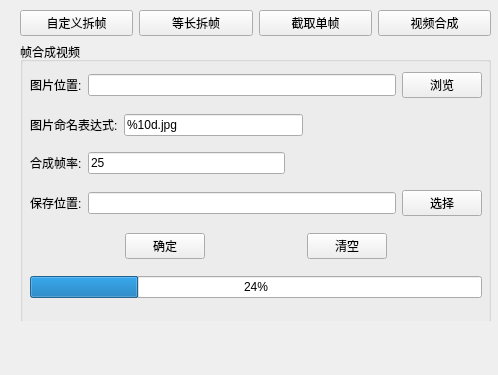
<?xml version="1.0" encoding="UTF-8"?>
<ui version="4.0">
 <class>Frame_Handle_Form</class>
 <widget class="QWidget" name="Frame_Handle_Form">
  <property name="geometry">
   <rect>
    <x>0</x>
    <y>0</y>
    <width>498</width>
    <height>375</height>
   </rect>
  </property>
  <property name="minimumSize">
   <size>
    <width>498</width>
    <height>375</height>
   </size>
  </property>
  <property name="maximumSize">
   <size>
    <width>498</width>
    <height>375</height>
   </size>
  </property>
  <property name="windowTitle">
   <string>帧处理</string>
  </property>
  <property name="windowIcon">
   <iconset resource="image.qrc">
    <normaloff>:/image/icon.png</normaloff>:/image/icon.png</iconset>
  </property>
  <widget class="QLabel" name="label_msg">
   <property name="geometry">
    <rect>
     <x>20</x>
     <y>340</y>
     <width>451</width>
     <height>17</height>
    </rect>
   </property>
   <property name="minimumSize">
    <size>
     <width>451</width>
     <height>17</height>
    </size>
   </property>
   <property name="maximumSize">
    <size>
     <width>451</width>
     <height>17</height>
    </size>
   </property>
   <property name="styleSheet">
    <string notr="true">color:rgb(239, 41, 41)</string>
   </property>
   <property name="text">
    <string/>
   </property>
  </widget>
  <widget class="QWidget" name="layoutWidget">
   <property name="geometry">
    <rect>
     <x>20</x>
     <y>10</y>
     <width>471</width>
     <height>311</height>
    </rect>
   </property>
   <layout class="QVBoxLayout" name="verticalLayout_6">
    <item>
     <layout class="QHBoxLayout" name="horizontalLayout">
      <item>
       <widget class="QPushButton" name="mode1_btn">
        <property name="text">
         <string>自定义拆帧</string>
        </property>
       </widget>
      </item>
      <item>
       <widget class="QPushButton" name="mode2_btn">
        <property name="text">
         <string>等长拆帧</string>
        </property>
       </widget>
      </item>
      <item>
       <widget class="QPushButton" name="mode3_btn">
        <property name="text">
         <string>截取单帧</string>
        </property>
       </widget>
      </item>
      <item>
       <widget class="QPushButton" name="mode4_btn">
        <property name="text">
         <string>视频合成</string>
        </property>
       </widget>
      </item>
     </layout>
    </item>
    <item>
     <layout class="QVBoxLayout" name="verticalLayout_4">
      <item>
       <widget class="QStackedWidget" name="stackedWidget">
        <property name="currentIndex">
         <number>3</number>
        </property>
        <widget class="QWidget" name="page_0">
         <widget class="QGroupBox" name="groupBox_1">
          <property name="geometry">
           <rect>
            <x>10</x>
            <y>10</y>
            <width>451</width>
            <height>251</height>
           </rect>
          </property>
          <property name="title">
           <string>自定义时长拆帧</string>
          </property>
          <widget class="QWidget" name="layoutWidget">
           <property name="geometry">
            <rect>
             <x>10</x>
             <y>20</y>
             <width>432</width>
             <height>222</height>
            </rect>
           </property>
           <layout class="QVBoxLayout" name="verticalLayout">
            <item>
             <layout class="QHBoxLayout" name="horizontalLayout_2">
              <item>
               <widget class="QLabel" name="label">
                <property name="text">
                 <string>开始时刻:</string>
                </property>
               </widget>
              </item>
              <item>
               <widget class="QLineEdit" name="mode1_start_text"/>
              </item>
              <item>
               <spacer name="horizontalSpacer_14">
                <property name="orientation">
                 <enum>Qt::Horizontal</enum>
                </property>
                <property name="sizeHint" stdset="0">
                 <size>
                  <width>40</width>
                  <height>20</height>
                 </size>
                </property>
               </spacer>
              </item>
              <item>
               <widget class="QPushButton" name="mode1_start_btn">
                <property name="text">
                 <string>选择/ms</string>
                </property>
               </widget>
              </item>
             </layout>
            </item>
            <item>
             <layout class="QHBoxLayout" name="horizontalLayout_3">
              <item>
               <widget class="QLabel" name="label_2">
                <property name="text">
                 <string>结束时刻:</string>
                </property>
               </widget>
              </item>
              <item>
               <widget class="QLineEdit" name="mode1_stop_text"/>
              </item>
              <item>
               <spacer name="horizontalSpacer_15">
                <property name="orientation">
                 <enum>Qt::Horizontal</enum>
                </property>
                <property name="sizeHint" stdset="0">
                 <size>
                  <width>40</width>
                  <height>20</height>
                 </size>
                </property>
               </spacer>
              </item>
              <item>
               <widget class="QPushButton" name="mode1_stop_btn">
                <property name="text">
                 <string>选择/ms</string>
                </property>
               </widget>
              </item>
             </layout>
            </item>
            <item>
             <layout class="QHBoxLayout" name="horizontalLayout_4">
              <item>
               <widget class="QLabel" name="label_3">
                <property name="text">
                 <string>保存位置:</string>
                </property>
               </widget>
              </item>
              <item>
               <widget class="QLineEdit" name="mode1_path_text"/>
              </item>
              <item>
               <widget class="QPushButton" name="mode1_path_btn">
                <property name="text">
                 <string>浏览</string>
                </property>
               </widget>
              </item>
             </layout>
            </item>
            <item>
             <layout class="QHBoxLayout" name="horizontalLayout_6">
              <item>
               <widget class="QLabel" name="label_15">
                <property name="text">
                 <string>生成图片后缀名:</string>
                </property>
               </widget>
              </item>
              <item>
               <widget class="QComboBox" name="mode1_comboBox">
                <property name="currentText">
                 <string>.jpg</string>
                </property>
                <item>
                 <property name="text">
                  <string>.jpg</string>
                 </property>
                </item>
                <item>
                 <property name="text">
                  <string>.png</string>
                 </property>
                </item>
                <item>
                 <property name="text">
                  <string>.bmp</string>
                 </property>
                </item>
                <item>
                 <property name="text">
                  <string>.tif</string>
                 </property>
                </item>
               </widget>
              </item>
              <item>
               <widget class="QLabel" name="label_17">
                <property name="text">
                 <string>生成图片名称长度:</string>
                </property>
               </widget>
              </item>
              <item>
               <widget class="QSpinBox" name="mode1_spinBox">
                <property name="value">
                 <number>10</number>
                </property>
               </widget>
              </item>
              <item>
               <spacer name="horizontalSpacer_20">
                <property name="orientation">
                 <enum>Qt::Horizontal</enum>
                </property>
                <property name="sizeHint" stdset="0">
                 <size>
                  <width>40</width>
                  <height>20</height>
                 </size>
                </property>
               </spacer>
              </item>
             </layout>
            </item>
            <item>
             <layout class="QHBoxLayout" name="horizontalLayout_9">
              <item>
               <spacer name="horizontalSpacer_2">
                <property name="orientation">
                 <enum>Qt::Horizontal</enum>
                </property>
                <property name="sizeHint" stdset="0">
                 <size>
                  <width>40</width>
                  <height>20</height>
                 </size>
                </property>
               </spacer>
              </item>
              <item>
               <widget class="QPushButton" name="mode1_ok_btn">
                <property name="text">
                 <string>确定</string>
                </property>
               </widget>
              </item>
              <item>
               <spacer name="horizontalSpacer">
                <property name="orientation">
                 <enum>Qt::Horizontal</enum>
                </property>
                <property name="sizeHint" stdset="0">
                 <size>
                  <width>40</width>
                  <height>20</height>
                 </size>
                </property>
               </spacer>
              </item>
              <item>
               <widget class="QPushButton" name="mode1_empty_btn">
                <property name="text">
                 <string>清空</string>
                </property>
               </widget>
              </item>
              <item>
               <spacer name="horizontalSpacer_3">
                <property name="orientation">
                 <enum>Qt::Horizontal</enum>
                </property>
                <property name="sizeHint" stdset="0">
                 <size>
                  <width>40</width>
                  <height>20</height>
                 </size>
                </property>
               </spacer>
              </item>
             </layout>
            </item>
            <item>
             <widget class="QProgressBar" name="progressBar1">
              <property name="value">
               <number>24</number>
              </property>
             </widget>
            </item>
           </layout>
          </widget>
         </widget>
        </widget>
        <widget class="QWidget" name="page_1">
         <widget class="QGroupBox" name="groupBox_3">
          <property name="geometry">
           <rect>
            <x>10</x>
            <y>20</y>
            <width>451</width>
            <height>211</height>
           </rect>
          </property>
          <property name="title">
           <string>等时长拆帧</string>
          </property>
          <widget class="QWidget" name="layoutWidget_2">
           <property name="geometry">
            <rect>
             <x>10</x>
             <y>20</y>
             <width>432</width>
             <height>181</height>
            </rect>
           </property>
           <layout class="QVBoxLayout" name="verticalLayout_3">
            <item>
             <layout class="QHBoxLayout" name="horizontalLayout_8">
              <item>
               <widget class="QLabel" name="label_4">
                <property name="text">
                 <string>间隔时间:</string>
                </property>
               </widget>
              </item>
              <item>
               <widget class="QLineEdit" name="mode2_time_text"/>
              </item>
              <item>
               <spacer name="horizontalSpacer_13">
                <property name="orientation">
                 <enum>Qt::Horizontal</enum>
                </property>
                <property name="sizeHint" stdset="0">
                 <size>
                  <width>40</width>
                  <height>20</height>
                 </size>
                </property>
               </spacer>
              </item>
              <item>
               <widget class="QPushButton" name="pushButton_14">
                <property name="enabled">
                 <bool>false</bool>
                </property>
                <property name="text">
                 <string>单位/ms</string>
                </property>
               </widget>
              </item>
             </layout>
            </item>
            <item>
             <layout class="QHBoxLayout" name="horizontalLayout_10">
              <item>
               <widget class="QLabel" name="label_5">
                <property name="text">
                 <string>保存位置:</string>
                </property>
               </widget>
              </item>
              <item>
               <widget class="QLineEdit" name="mode2_path_text"/>
              </item>
              <item>
               <widget class="QPushButton" name="mode2_path_btn">
                <property name="text">
                 <string>浏览</string>
                </property>
               </widget>
              </item>
             </layout>
            </item>
            <item>
             <layout class="QHBoxLayout" name="horizontalLayout_11">
              <item>
               <widget class="QLabel" name="label_16">
                <property name="text">
                 <string>生成后缀名:</string>
                </property>
               </widget>
              </item>
              <item>
               <widget class="QComboBox" name="mode2_comboBox">
                <property name="currentText">
                 <string>.jpg</string>
                </property>
                <item>
                 <property name="text">
                  <string>.jpg</string>
                 </property>
                </item>
                <item>
                 <property name="text">
                  <string>.png</string>
                 </property>
                </item>
                <item>
                 <property name="text">
                  <string>.bmp</string>
                 </property>
                </item>
                <item>
                 <property name="text">
                  <string>.tif</string>
                 </property>
                </item>
               </widget>
              </item>
              <item>
               <widget class="QLabel" name="label_18">
                <property name="text">
                 <string>生成图片名称长度:</string>
                </property>
               </widget>
              </item>
              <item>
               <widget class="QSpinBox" name="mode2_spinBox_2">
                <property name="value">
                 <number>10</number>
                </property>
               </widget>
              </item>
              <item>
               <spacer name="horizontalSpacer_21">
                <property name="orientation">
                 <enum>Qt::Horizontal</enum>
                </property>
                <property name="sizeHint" stdset="0">
                 <size>
                  <width>40</width>
                  <height>20</height>
                 </size>
                </property>
               </spacer>
              </item>
             </layout>
            </item>
            <item>
             <layout class="QHBoxLayout" name="horizontalLayout_17">
              <item>
               <spacer name="horizontalSpacer_4">
                <property name="orientation">
                 <enum>Qt::Horizontal</enum>
                </property>
                <property name="sizeHint" stdset="0">
                 <size>
                  <width>40</width>
                  <height>20</height>
                 </size>
                </property>
               </spacer>
              </item>
              <item>
               <widget class="QPushButton" name="mode2_ok_btn">
                <property name="text">
                 <string>确定</string>
                </property>
               </widget>
              </item>
              <item>
               <spacer name="horizontalSpacer_5">
                <property name="orientation">
                 <enum>Qt::Horizontal</enum>
                </property>
                <property name="sizeHint" stdset="0">
                 <size>
                  <width>79</width>
                  <height>28</height>
                 </size>
                </property>
               </spacer>
              </item>
              <item>
               <widget class="QPushButton" name="mode2_empty_btn">
                <property name="text">
                 <string>清空</string>
                </property>
               </widget>
              </item>
              <item>
               <spacer name="horizontalSpacer_6">
                <property name="orientation">
                 <enum>Qt::Horizontal</enum>
                </property>
                <property name="sizeHint" stdset="0">
                 <size>
                  <width>40</width>
                  <height>20</height>
                 </size>
                </property>
               </spacer>
              </item>
             </layout>
            </item>
            <item>
             <widget class="QProgressBar" name="progressBar_2">
              <property name="value">
               <number>24</number>
              </property>
             </widget>
            </item>
           </layout>
          </widget>
         </widget>
        </widget>
        <widget class="QWidget" name="page_2">
         <widget class="QGroupBox" name="groupBox_2">
          <property name="enabled">
           <bool>true</bool>
          </property>
          <property name="geometry">
           <rect>
            <x>10</x>
            <y>20</y>
            <width>451</width>
            <height>211</height>
           </rect>
          </property>
          <property name="title">
           <string>截取单帧图像</string>
          </property>
          <widget class="QWidget" name="layoutWidget">
           <property name="geometry">
            <rect>
             <x>10</x>
             <y>20</y>
             <width>432</width>
             <height>181</height>
            </rect>
           </property>
           <layout class="QVBoxLayout" name="verticalLayout_2">
            <item>
             <layout class="QHBoxLayout" name="horizontalLayout_5">
              <item>
               <widget class="QLabel" name="label_6">
                <property name="text">
                 <string>截取帧:</string>
                </property>
               </widget>
              </item>
              <item>
               <widget class="QLineEdit" name="mode3_time_text"/>
              </item>
              <item>
               <spacer name="horizontalSpacer_18">
                <property name="orientation">
                 <enum>Qt::Horizontal</enum>
                </property>
                <property name="sizeHint" stdset="0">
                 <size>
                  <width>40</width>
                  <height>20</height>
                 </size>
                </property>
               </spacer>
              </item>
              <item>
               <widget class="QPushButton" name="mode3_time_btn">
                <property name="text">
                 <string>选择/帧</string>
                </property>
               </widget>
              </item>
             </layout>
            </item>
            <item>
             <layout class="QHBoxLayout" name="horizontalLayout_7">
              <item>
               <widget class="QLabel" name="label_7">
                <property name="text">
                 <string>保存位置:</string>
                </property>
               </widget>
              </item>
              <item>
               <widget class="QLineEdit" name="mode3_path_text"/>
              </item>
              <item>
               <widget class="QPushButton" name="mode3_path_btn">
                <property name="text">
                 <string>浏览</string>
                </property>
               </widget>
              </item>
             </layout>
            </item>
            <item>
             <layout class="QHBoxLayout" name="horizontalLayout_19">
              <item>
               <spacer name="horizontalSpacer_10">
                <property name="orientation">
                 <enum>Qt::Horizontal</enum>
                </property>
                <property name="sizeHint" stdset="0">
                 <size>
                  <width>40</width>
                  <height>20</height>
                 </size>
                </property>
               </spacer>
              </item>
              <item>
               <widget class="QPushButton" name="mode3_ok_btn">
                <property name="text">
                 <string>确定</string>
                </property>
               </widget>
              </item>
              <item>
               <spacer name="horizontalSpacer_11">
                <property name="orientation">
                 <enum>Qt::Horizontal</enum>
                </property>
                <property name="sizeHint" stdset="0">
                 <size>
                  <width>79</width>
                  <height>28</height>
                 </size>
                </property>
               </spacer>
              </item>
              <item>
               <widget class="QPushButton" name="mode3_empty_btn">
                <property name="text">
                 <string>清空</string>
                </property>
               </widget>
              </item>
              <item>
               <spacer name="horizontalSpacer_12">
                <property name="orientation">
                 <enum>Qt::Horizontal</enum>
                </property>
                <property name="sizeHint" stdset="0">
                 <size>
                  <width>40</width>
                  <height>20</height>
                 </size>
                </property>
               </spacer>
              </item>
             </layout>
            </item>
            <item>
             <widget class="QProgressBar" name="progressBar_3">
              <property name="value">
               <number>24</number>
              </property>
             </widget>
            </item>
           </layout>
          </widget>
         </widget>
        </widget>
        <widget class="QWidget" name="page_3">
         <widget class="QGroupBox" name="groupBox_4">
          <property name="enabled">
           <bool>true</bool>
          </property>
          <property name="geometry">
           <rect>
            <x>0</x>
            <y>0</y>
            <width>471</width>
            <height>281</height>
           </rect>
          </property>
          <property name="title">
           <string>帧合成视频</string>
          </property>
          <widget class="QWidget" name="layoutWidget_4">
           <property name="geometry">
            <rect>
             <x>10</x>
             <y>20</y>
             <width>452</width>
             <height>246</height>
            </rect>
           </property>
           <layout class="QVBoxLayout" name="verticalLayout_5">
            <item>
             <layout class="QHBoxLayout" name="horizontalLayout_14">
              <item>
               <widget class="QLabel" name="label_8">
                <property name="text">
                 <string>图片位置:</string>
                </property>
               </widget>
              </item>
              <item>
               <widget class="QLineEdit" name="mode4_imgpath_text">
                <property name="maximumSize">
                 <size>
                  <width>5555555</width>
                  <height>16777215</height>
                 </size>
                </property>
               </widget>
              </item>
              <item>
               <widget class="QPushButton" name="mode4_imgpath_btn">
                <property name="text">
                 <string>浏览</string>
                </property>
               </widget>
              </item>
             </layout>
            </item>
            <item>
             <layout class="QHBoxLayout" name="horizontalLayout_20">
              <item>
               <widget class="QLabel" name="label_12">
                <property name="text">
                 <string>图片命名表达式:</string>
                </property>
               </widget>
              </item>
              <item>
               <widget class="QLineEdit" name="lineEdit_mask">
                <property name="text">
                 <string>%10d.jpg</string>
                </property>
               </widget>
              </item>
              <item>
               <spacer name="horizontalSpacer_19">
                <property name="orientation">
                 <enum>Qt::Horizontal</enum>
                </property>
                <property name="sizeHint" stdset="0">
                 <size>
                  <width>40</width>
                  <height>20</height>
                 </size>
                </property>
               </spacer>
              </item>
             </layout>
            </item>
            <item>
             <layout class="QHBoxLayout" name="horizontalLayout_15">
              <item>
               <widget class="QLabel" name="label_9">
                <property name="text">
                 <string>合成帧率:</string>
                </property>
               </widget>
              </item>
              <item>
               <widget class="QLineEdit" name="mode4_rate_text">
                <property name="text">
                 <string>25</string>
                </property>
               </widget>
              </item>
              <item>
               <spacer name="horizontalSpacer_17">
                <property name="orientation">
                 <enum>Qt::Horizontal</enum>
                </property>
                <property name="sizeHint" stdset="0">
                 <size>
                  <width>40</width>
                  <height>20</height>
                 </size>
                </property>
               </spacer>
              </item>
             </layout>
            </item>
            <item>
             <layout class="QHBoxLayout" name="horizontalLayout_16">
              <item>
               <widget class="QLabel" name="label_10">
                <property name="text">
                 <string>保存位置:</string>
                </property>
               </widget>
              </item>
              <item>
               <widget class="QLineEdit" name="mode4_path_text">
                <property name="minimumSize">
                 <size>
                  <width>120</width>
                  <height>0</height>
                 </size>
                </property>
                <property name="maximumSize">
                 <size>
                  <width>1666666</width>
                  <height>16777215</height>
                 </size>
                </property>
               </widget>
              </item>
              <item>
               <widget class="QPushButton" name="mode4_path_btn">
                <property name="text">
                 <string>选择</string>
                </property>
               </widget>
              </item>
             </layout>
            </item>
            <item>
             <layout class="QHBoxLayout" name="horizontalLayout_18">
              <item>
               <spacer name="horizontalSpacer_7">
                <property name="orientation">
                 <enum>Qt::Horizontal</enum>
                </property>
                <property name="sizeHint" stdset="0">
                 <size>
                  <width>40</width>
                  <height>20</height>
                 </size>
                </property>
               </spacer>
              </item>
              <item>
               <widget class="QPushButton" name="mode4_ok_btn">
                <property name="text">
                 <string>确定</string>
                </property>
               </widget>
              </item>
              <item>
               <spacer name="horizontalSpacer_8">
                <property name="orientation">
                 <enum>Qt::Horizontal</enum>
                </property>
                <property name="sizeHint" stdset="0">
                 <size>
                  <width>79</width>
                  <height>28</height>
                 </size>
                </property>
               </spacer>
              </item>
              <item>
               <widget class="QPushButton" name="mode4_empty_btn">
                <property name="text">
                 <string>清空</string>
                </property>
               </widget>
              </item>
              <item>
               <spacer name="horizontalSpacer_9">
                <property name="orientation">
                 <enum>Qt::Horizontal</enum>
                </property>
                <property name="sizeHint" stdset="0">
                 <size>
                  <width>40</width>
                  <height>20</height>
                 </size>
                </property>
               </spacer>
              </item>
             </layout>
            </item>
            <item>
             <widget class="QProgressBar" name="progressBar_4">
              <property name="value">
               <number>24</number>
              </property>
             </widget>
            </item>
           </layout>
          </widget>
         </widget>
        </widget>
       </widget>
      </item>
     </layout>
    </item>
   </layout>
  </widget>
  <zorder>layoutWidget</zorder>
  <zorder>label_msg</zorder>
 </widget>
 <resources>
  <include location="image.qrc"/>
 </resources>
 <connections/>
</ui>
